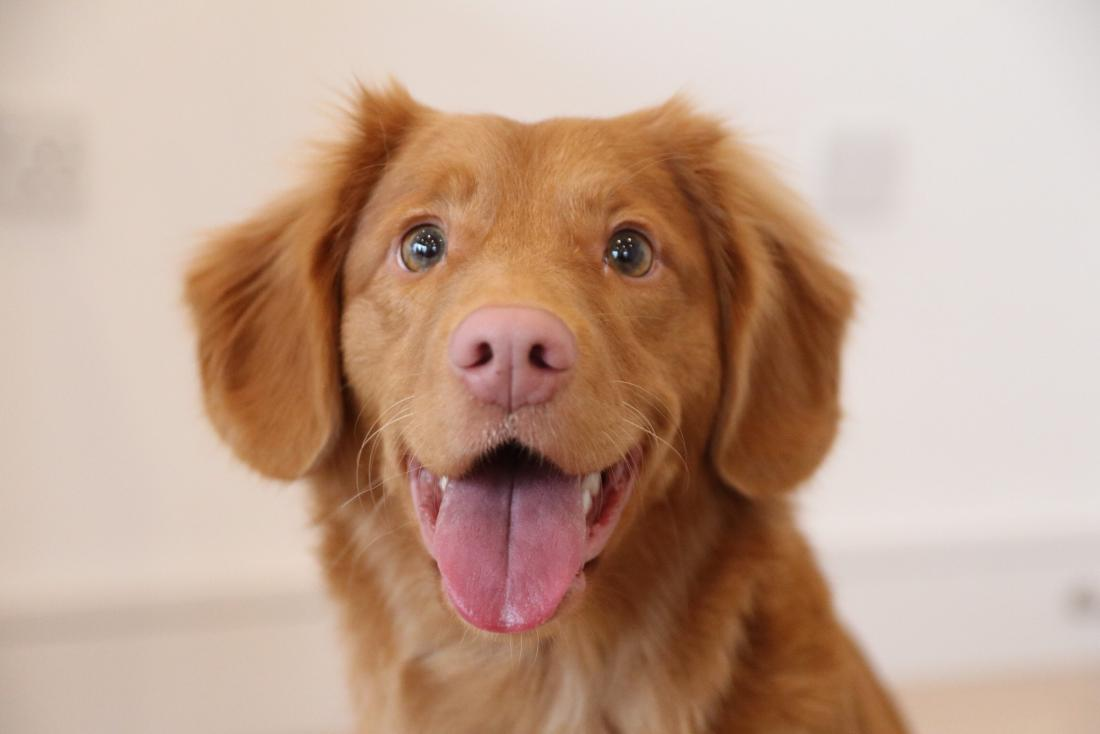
#> input picture data/img1.jpg, 1100 x 734 px, found by its file name
$ jupyter execute histoGrams.ipynb
#> lines starting #> are read from the running program, lines starting #| are printed output that depends on the picture
[cell 1]
import cv2
import matplotlib.pyplot as plt
import numpy as np

[cell 2]
img = cv2.imread("data/img1.jpg")
#> img is the input picture: shape (734, 1100, 3); mean B, G, R 143.9, 162.6, 192.9
img_RGB = cv2.cvtColor(img,cv2.COLOR_BGR2RGB)

[cell 3]
plt.imshow(img_RGB)

[cell 4]
hist_blue = cv2.calcHist([img],channels=[0],mask=None,histSize=[256],ranges=[0,256])
#> hist_blue = 256 values, max 28986 at index 195, min 0 at index 236, mean 3153.9

[cell 5]
plt.plot(hist_blue)
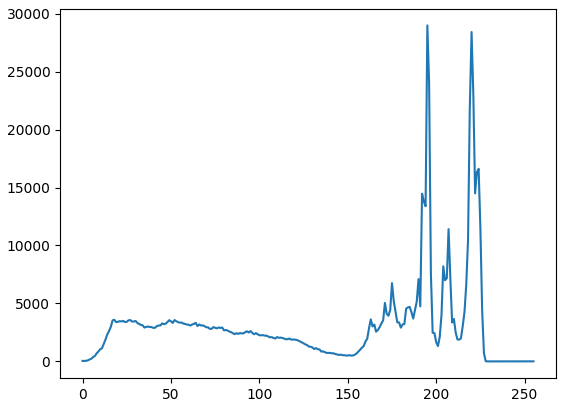
#> figure drawn by matplotlib, 1 panel; curve peaks at x = 195, y = 28986

[cell 6]
hist_blue.shape
#> Out = (256, 1)

[cell 7]
color = ('b','g','r')
for i,col in enumerate(color):
    his = cv2.calcHist([img],channels=[i],mask=None,histSize=[256],ranges=[0,256])
    plt.plot(his,color=col)
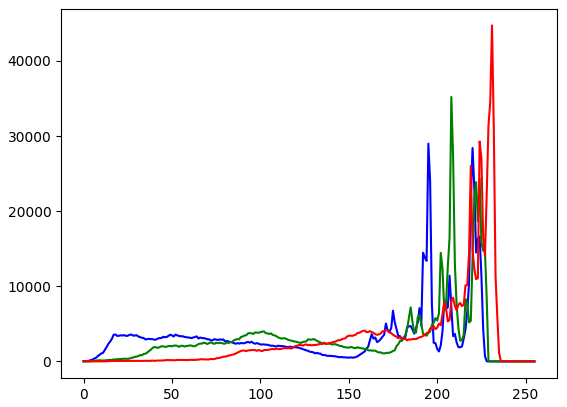
#> figure drawn by matplotlib, 1 panel; curve peaks at x = 195, y = 28986; curve peaks at x = 208, y = 35201; curve peaks at x = 231, y = 44727

[cell 8]
img = cv2.imread("data/img1.jpg")
img_gray = cv2.imread("data/img1.jpg",0)
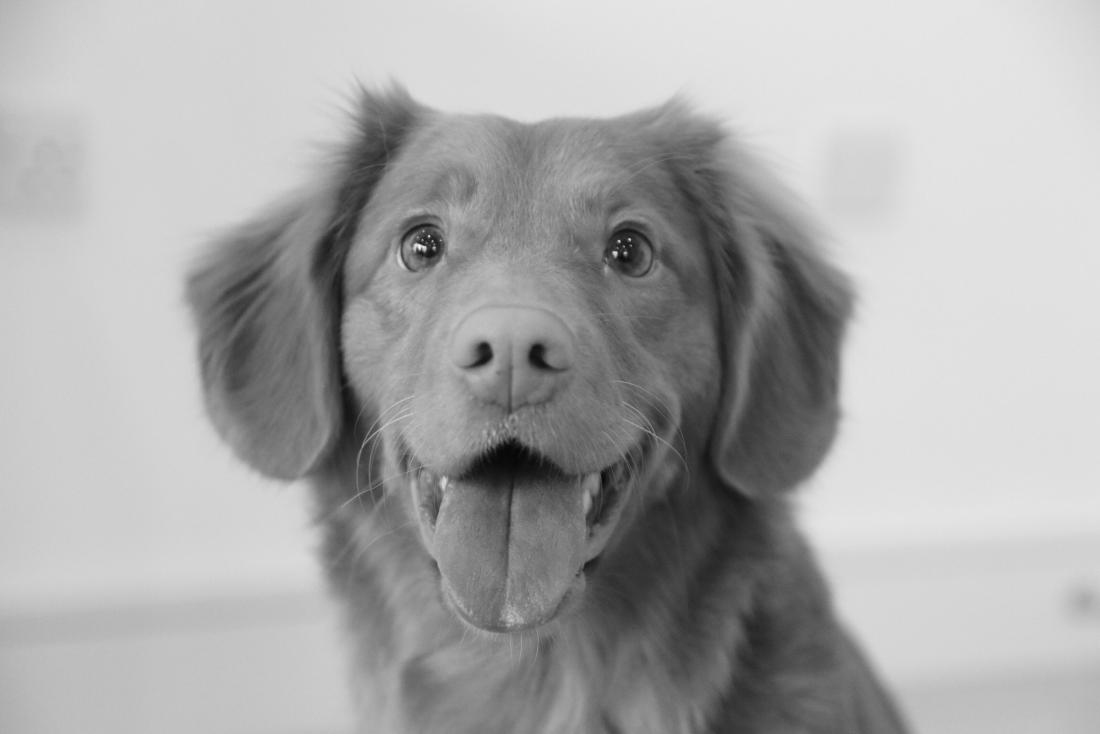
#> img_gray: shape (734, 1100); min 3, max 251, mean 169.5

[cell 9]
plt.imshow(img_gray,cmap='gray')

[cell 10]
his = cv2.calcHist([img_gray],channels=[0],mask=None,histSize=[256],ranges=[0,256])
#> his = 256 values, max 36117 at index 211, min 0 at index 0, mean 3153.9

[cell 11]
plt.plot(his)
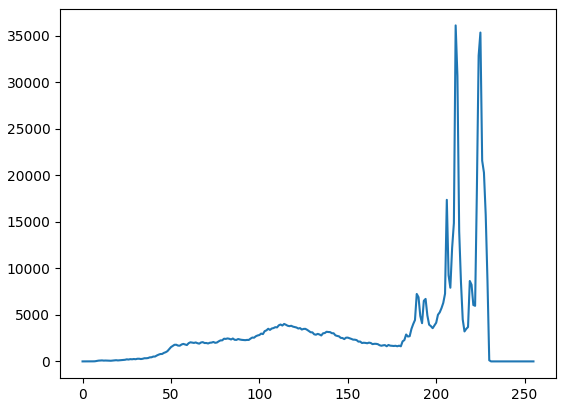
#> figure drawn by matplotlib, 1 panel; curve peaks at x = 211, y = 36117

[cell 12]
equi_img = cv2.equalizeHist(img_gray)
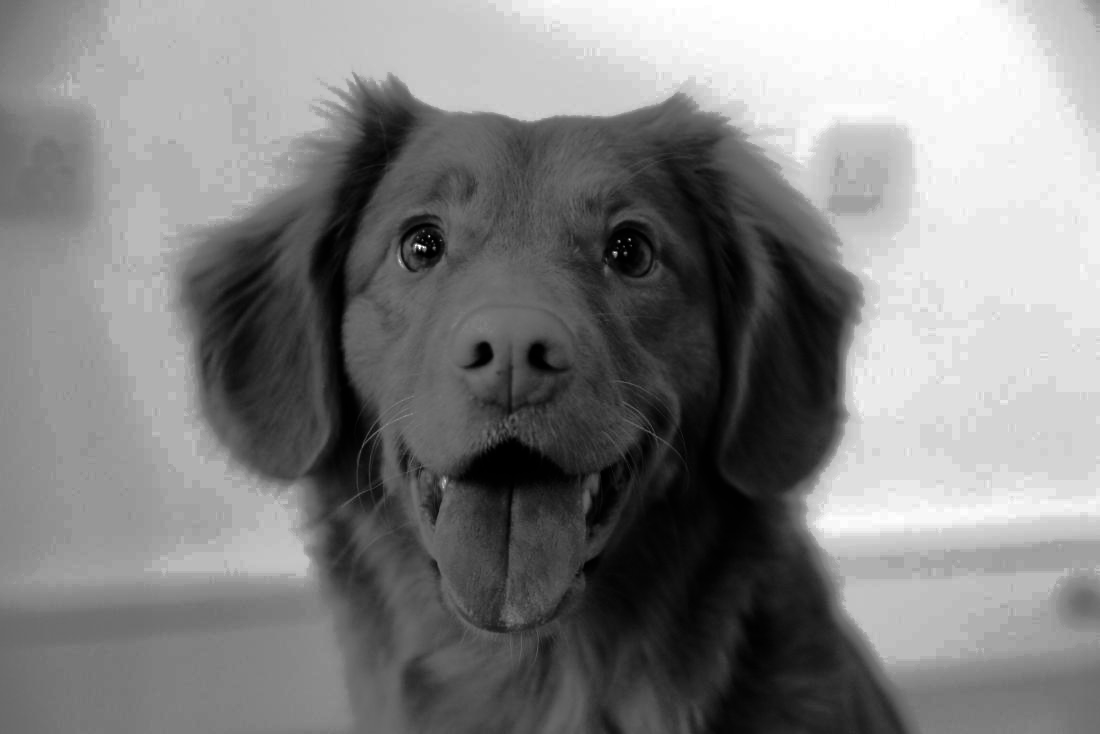
#> equi_img: shape (734, 1100); min 0, max 255, mean 129.3

[cell 13]
plt.imshow(equi_img,cmap='gray')

[cell 14]
his = cv2.calcHist([equi_img],channels=[0],mask=None,histSize=[256],ranges=[0,256])
#> his = 256 values, max 36117 at index 176, min 0 at index 47, mean 3153.9

[cell 15]
plt.plot(his)
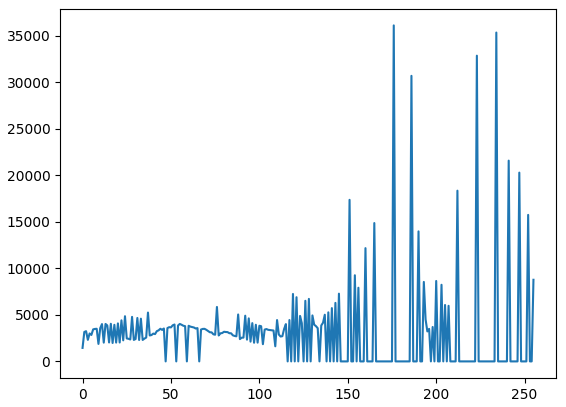
#> figure drawn by matplotlib, 1 panel; curve peaks at x = 176, y = 36117

[cell 16]
hsv = cv2.cvtColor(img,cv2.COLOR_BGR2HSV)
#> hsv: shape (734, 1100, 3); mean H, S, V 15.6, 78.6, 192.9

[cell 17]
hsv[:,:,2] = cv2.equalizeHist(hsv[:,:,2])
#> hsv: shape (734, 1100, 3); mean H, S, V 15.6, 78.6, 129.6

[cell 18]
equ_color = cv2.cvtColor(hsv,cv2.COLOR_HSV2RGB)
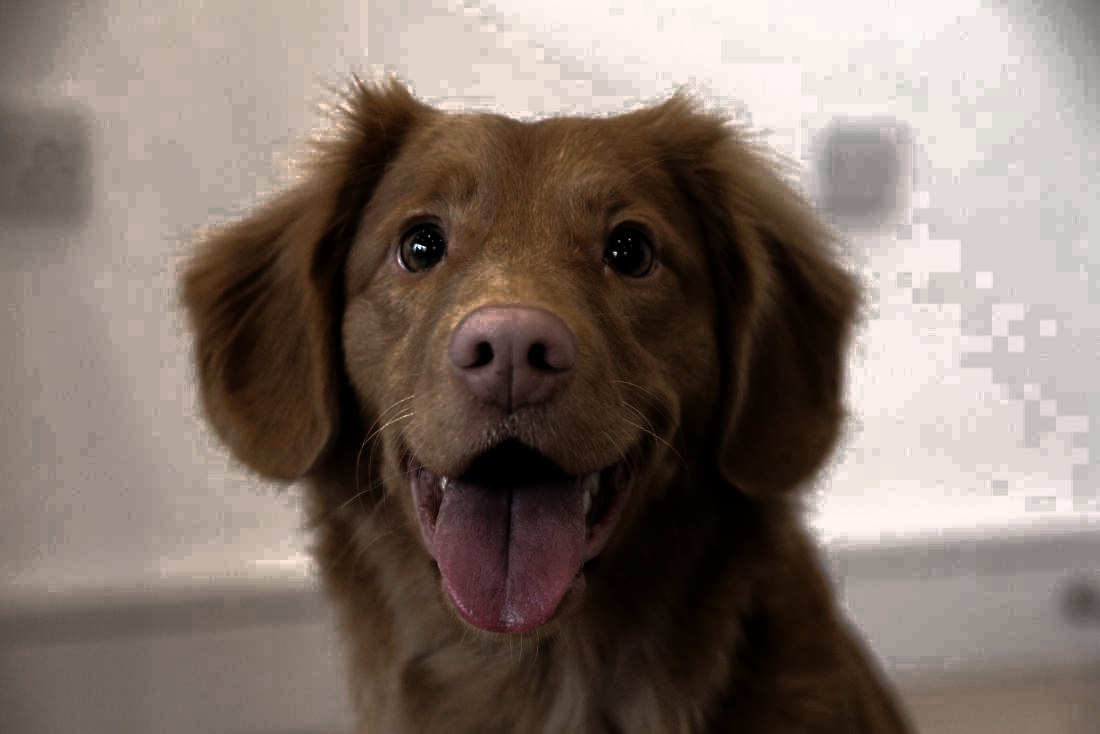
#> equ_color: shape (734, 1100, 3); mean R, G, B 129.6, 115.6, 107.1

$ run again, with data/img2.jpg copied over data/img1.jpg
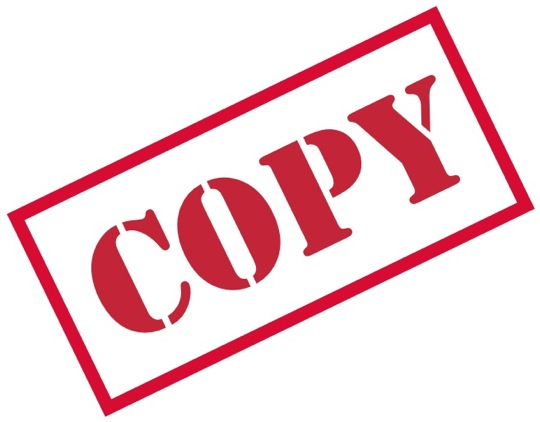
#> input picture data/img2.jpg, 540 x 422 px, found by its file name
#> img is the input picture: shape (422, 540, 3); mean B, G, R 218.8, 213.8, 244.6
#> hist_blue = 256 values, max 156921 at index 255, min 0 at index 0, mean 890.2
#> `his = cv2.calcHist([img_gray],channels=[0],mask=None,histSize=[256],ra..`: his = 256 values, max 160377 at index 255, min 0 at index 0, mean 890.2
#> `equi_img = cv2.equalizeHist(img_gray)`:
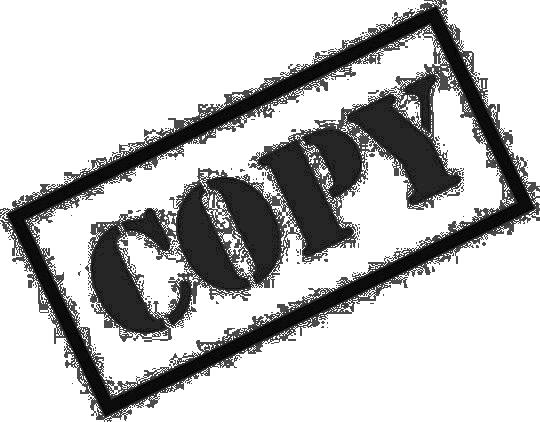
#> equi_img: shape (422, 540); min 0, max 255, mean 191.8
#> `his = cv2.calcHist([equi_img],channels=[0],mask=None,histSize=[256],ra..`: his = 256 values, max 160377 at index 255, min 0 at index 4, mean 890.2
#> `equ_color = cv2.cvtColor(hsv,cv2.COLOR_HSV2RGB)`:
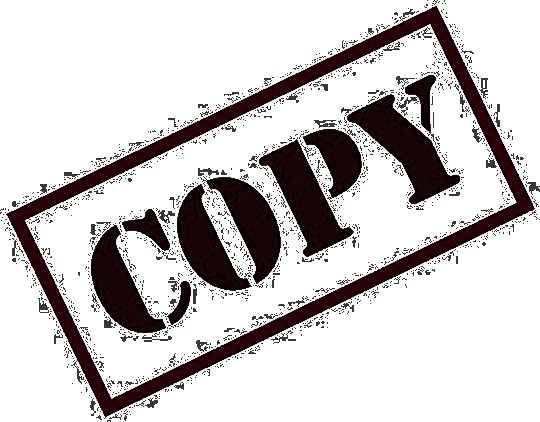
#> equ_color: shape (422, 540, 3); mean R, G, B 204.9, 200.5, 201.2

$ run again, with data/chess2.jpg copied over data/img1.jpg
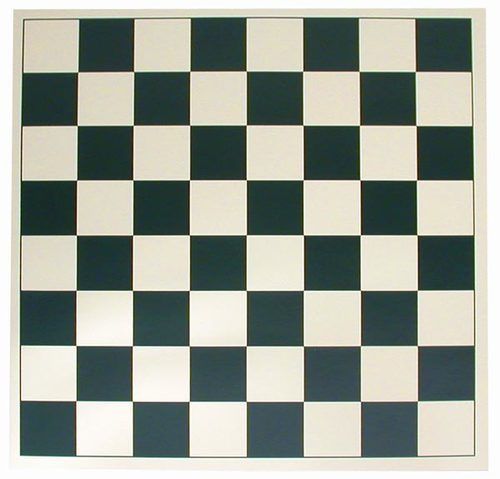
#> input picture data/chess2.jpg, 500 x 479 px, found by its file name
#> img is the input picture: shape (479, 500, 3); mean B, G, R 151.4, 161.3, 155.6
#> hist_blue = 256 values, max 7312 at index 253, min 0 at index 1, mean 935.5
#> `his = cv2.calcHist([img_gray],channels=[0],mask=None,histSize=[256],ra..`: his = 256 values, max 15634 at index 253, min 0 at index 0, mean 935.5
#> `equi_img = cv2.equalizeHist(img_gray)`:
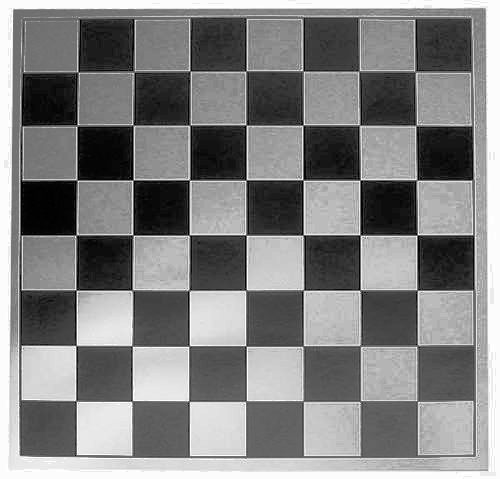
#> equi_img: shape (479, 500); min 0, max 255, mean 129.5
#> `his = cv2.calcHist([equi_img],channels=[0],mask=None,histSize=[256],ra..`: his = 256 values, max 15634 at index 252, min 0 at index 7, mean 935.5
#> `equ_color = cv2.cvtColor(hsv,cv2.COLOR_HSV2RGB)`:
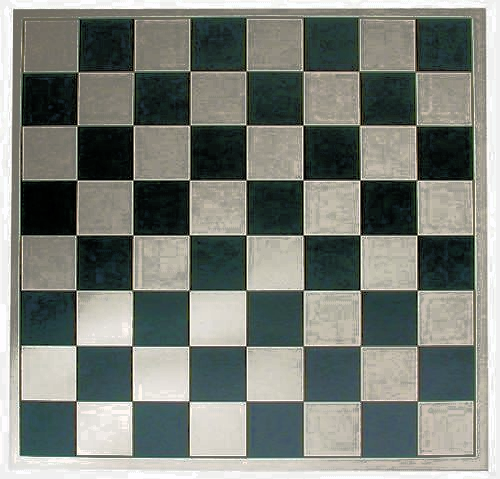
#> equ_color: shape (479, 500, 3); mean R, G, B 122.1, 126.7, 119.7
